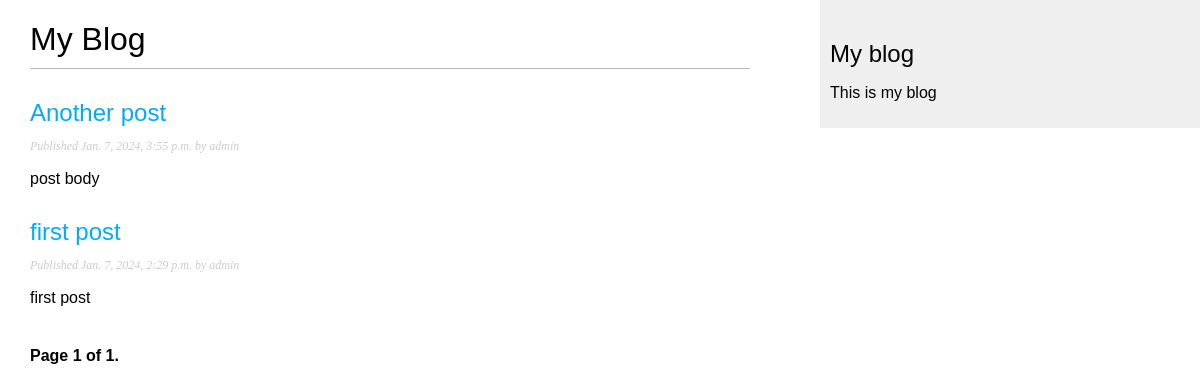
/blog/, run on an earlier commit of the app's database.
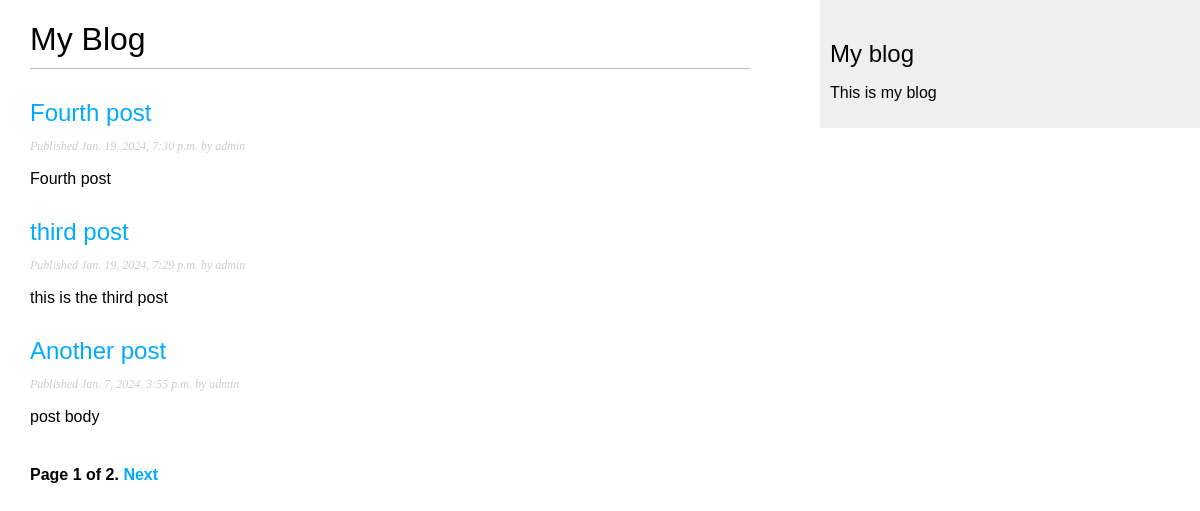
And on a later commit of the database.
### blogapp/models.py (models this page shows, shortened)
class Post(models.Model):
    title = models.CharField(max_length=250)
    slug = models.SlugField(max_length=250)
    author = models.ForeignKey(User,
                               on_delete=models.CASCADE,
                               related_name='blog_posts')
    body = models.TextField()
    publish = models.DateTimeField(default=timezone.now)
    created = models.DateTimeField(auto_now_add=True)
    updated = models.DateTimeField(auto_now=True)
    objects = models.Manager()
    published = PublishedManager()
    class Status(models.TextChoices):
        DRAFT = 'DF', 'Draft'
        PUBLISHED = 'PB', 'Published'
    status = models.CharField(max_length=2,
                              choices=Status.choices,
                              default=Status.DRAFT)
    class Meta:
        ordering = ['-publish']
        indexes = [
            models.Index(fields=['-publish']),
        ]
    def get_absolute_url(self):
        return reverse('blog:post_detail',
                       args=[self.publish.year,
                             self.publish.month,
                             self.publish.day,
                             self.slug])

### blogapp/views.py (the view)
# urls.py: path('', views.post_list, name='post_list'),
def post_list(request):
    post_list = Post.published.all()
    paginator = Paginator(post_list, 3)
    page_number = request.GET.get('page', 1)
    try:
        posts = paginator.page(page_number)
    except EmptyPage:
        posts = paginator.page(paginator.num_pages)
    except PageNotAnInteger:
        posts = paginator.page(1)
    return render(request,
                  'blogapp/post/list.html',
                  {'posts': posts})

### blogapp/models.py (called while the page is built)
    def get_queryset(self):
        return super().get_queryset()\
                      .filter(status=Post.Status.PUBLISHED)

### blogapp/templates/blogapp/post/list.html (shortened to what this page needs)
{% extends "blogapp/base.html" %}
{% block content %}
    <h1>My Blog</h1>
    {% for post in posts %}
        <h2>
            <a href="{{ post.get_absolute_url }}">
                {{ post.title }}
            </a>
        </h2>
        <p class="date">
            Published {{ post.publish }} by {{ post.author }}
        </p>
        {{ post.body|truncatewords:30|linebreaks }}
    {% endfor %}
    {% include "blogapp/pagination.html" with page=posts %}
{% endblock %}

### blogapp/templates/blogapp/base.html (shortened to what this page needs)
{% load static %}
<!DOCTYPE html>
<html lang="en">
<head>
    <link href="{% static "css/blogapp.css" %}" rel="stylesheet">
</head>
<body>
    <div id="content">
        {% block content %}
        {% endblock %}
    </div>
    <div id="sidebar">
        <h2>My blog</h2>
        <p>This is my blog</p>
    </div>
</body>
</html>

### blogapp/templates/blogapp/pagination.html (shortened to what this page needs)
<div class="pagination">
    <span class="step-links">
        <span class="current">
            Page {{ page.number }} of {{ page.paginator.num_pages }}.
        </span>
        {% if page.has_next %}
            <a href="?page={{ page.next_page_number }}">Next</a>
        {% endif %}
    </span>
</div>

### blogapp/static/css/blogapp.css (style rules this page uses)
body { margin:0; padding:0; font-family:helvetica, sans-serif; }
a { color:#00abff; text-decoration:none; }
h1 { font-weight:normal; border-bottom:1px solid #bbb; padding:0 0 10px 0; }
h2 { font-weight:normal; margin:30px 0 0; }
#content { float:left; width:60%; padding:0 0 0 30px; }
#sidebar { float:right; width:30%; padding:10px; background:#efefef; height:100%; }
p.date { color:#ccc; font-family: georgia, serif; font-size: 12px; font-style: italic; }
.pagination { margin:40px 0; font-weight:bold; }

What changed in the data, as far as the page shows it:
no longer on this page (row unchanged): Post: title "first post", publish "Jan. 7, 2024, 2:29 p.m.", author "admin", body "first post"
added Post: title "Fourth post", publish "Jan. 19, 2024, 7:30 p.m.", author "admin", body "Fourth post"
added Post: title "third post", publish "Jan. 19, 2024, 7:29 p.m.", author "admin", body "this is the third post"
Also different on the page:
{{ page.paginator.num_pages }}: "1" → "2"
text now shown: "Next"
